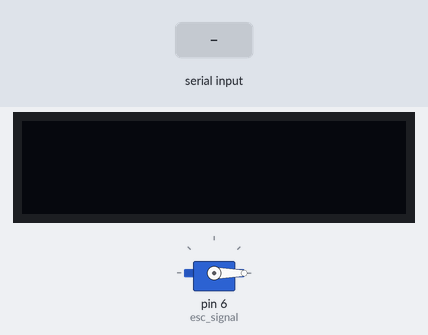
The sketch below on a simulated Arduino Uno, built with avr-gcc and run on an emulated ATmega328P. On the bench: 128×31 one-colour display, servo. The test bench sets the inputs (shaded band). What the sketch prints to the serial monitor is not drawn.

Above: at 4.2 s.
4.3 s: "90,45\n" received over Serial
At 4.9 s:
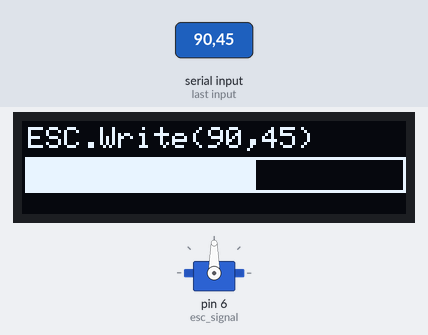
5.8 s: "200\n" received over Serial
At 7.0 s:
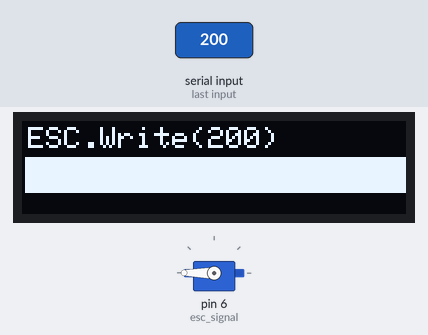
7.3 s: "30,150\n" received over Serial
At 8.5 s:
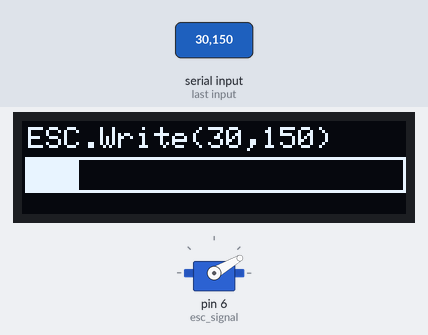
8.8 s: "1,90,45\n" received over Serial
At 9.6 s:
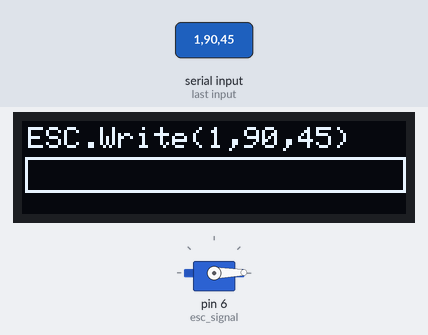
10.3 s: "90\n" received over Serial
At 11.8 s:
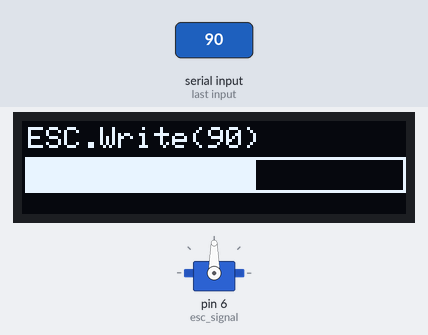
Timing chart, 0 to 12.8 s (numbered marks = the images above; inputs shaded):
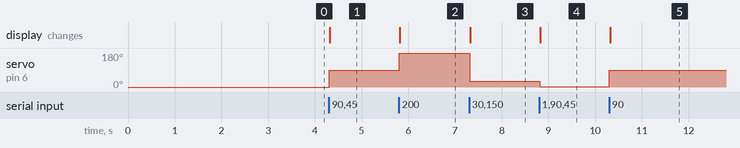

Measured:
- after the input at 4.3 s, servo on pin 6 (esc_signal): 0° → 90° at once; the display: changes at once (image 1)
- after the input at 5.8 s, servo on pin 6 (esc_signal): 90° → 180° at once; the display: changes at once (image 2)
- after the input at 7.3 s, servo on pin 6 (esc_signal): 180° → 30° at once; the display: changes at once (image 3)
- after the input at 8.8 s, servo on pin 6 (esc_signal): 30° → 1° at once; the display: changes at once (image 4)
- after the input at 10.3 s, servo on pin 6 (esc_signal): 1° → 90° at once; the display: changes at once (image 5)

The sketch:

ESC_controller_serial_i2c_display.ino
```cpp
#include <Wire.h>
#include <Adafruit_GFX.h>
#include <Adafruit_SSD1306.h>
#include <Servo.h>


#define SCREEN_WIDTH 128 // OLED display width, in pixels
#define SCREEN_HEIGHT 31 // OLED display height, in pixels


#define OLED_RESET     4 // Reset pin # (or -1 if sharing Arduino reset pin)
Adafruit_SSD1306 display(SCREEN_WIDTH, SCREEN_HEIGHT, &Wire, OLED_RESET);
Servo esc_signal;

void setup() {
 Serial.begin(9600);
 display.begin(SSD1306_SWITCHCAPVCC, 0x3C);
 esc_signal.attach(6,1000,2000);
 esc_signal.write(0);
 //display.display();
 display.clearDisplay();
 delay(3000);

}

void loop() {
  // put your main code here, to run repeatedly:
 while(Serial.available())
 {
  String c= Serial.readStringUntil('\n');
  Serial.println(c);

  display.setTextSize(1);
  display.setTextColor(WHITE);
  display.setCursor(2,2);
  display.print(F("ESC.Write("));
  display.print(c);
  display.println(F(")"));

  int val=map(c.toInt(),12,140,1,127);
  display.drawRect(1,12,127,12,WHITE);
  display.fillRect(1,12,val,12,WHITE);
  esc_signal.write(c.toInt());

  display.display();
  delay(10);
  display.clearDisplay();
  }


}
```
